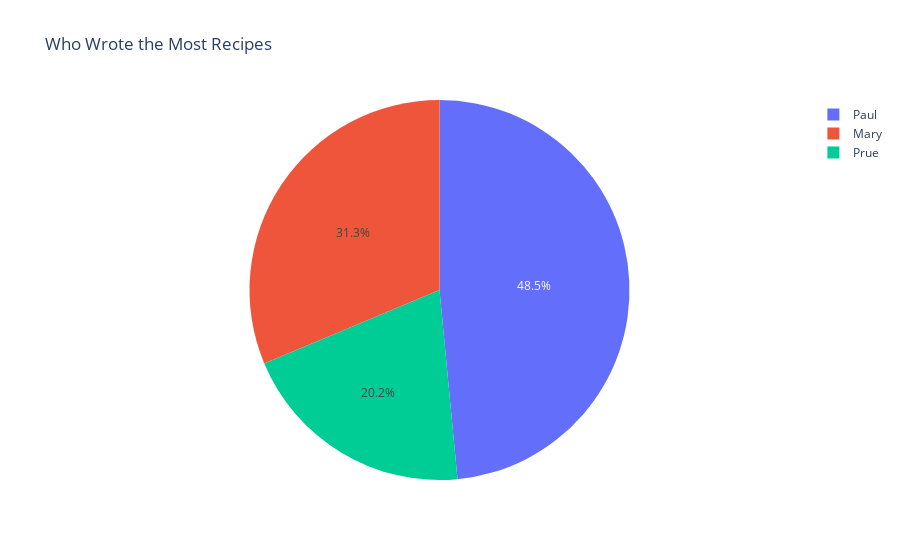

This figure's notebook cell:
### Code cell
fig = px.pie(values=judge_count['Number of Recipes Written'], names=judge_count['Recipe Writer'], title='Who Wrote the Most Recipes')
fig.show()

### Figure 1 — Plotly figure (JSON) as saved in the notebook; plotly's stock layout.template omitted (floating-point values rounded to 4 significant figures)
{"data": [{"domain": {"x": [0, 1], "y": [0, 1]}, "hovertemplate": "label=%{label}<br>value=%{value}<extra></extra>", "labels": ["Paul", "Mary", "Prue"], "legendgroup": "", "name": "", "showlegend": true, "type": "pie", "values": [48, 31, 20]}], "layout": {"legend": {"tracegroupgap": 0}, "title": {"text": "Who Wrote the Most Recipes"}}}
